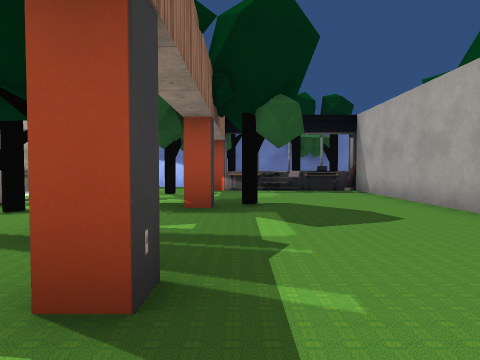
View 1 (above)

16 first-person views from a walk through a scene from a Unity 3-D project. The camera is 1.3 m above the floor, tilts 2° down and sees 75° across. The floor is counted in squares, 2 m on a side. Each view is taken from the middle of a square. On the plan, view 1 faces up. The plan holds only what a view shows up to about 10 squares ahead; the rest is blank. The player character is not drawn. Some surface patterns are stand-ins.

View 2
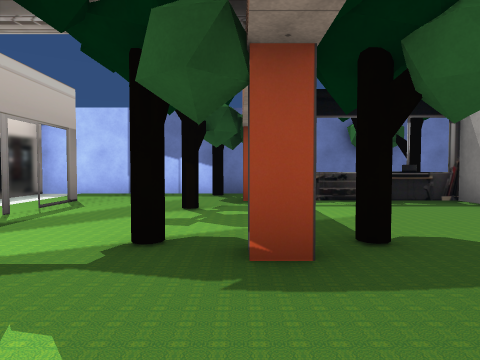

View 3
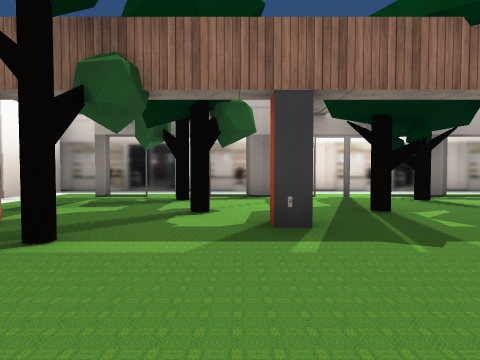

View 4
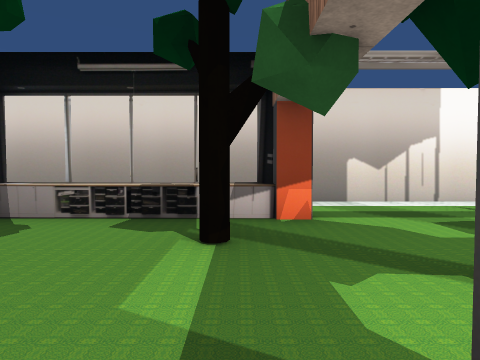

View 5
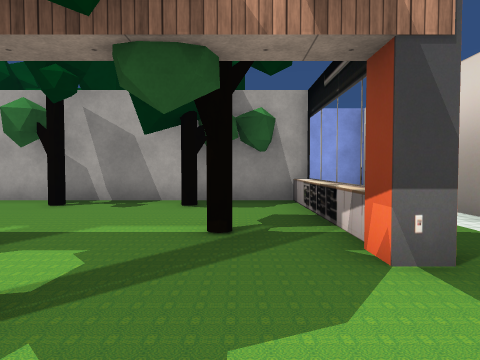

View 6
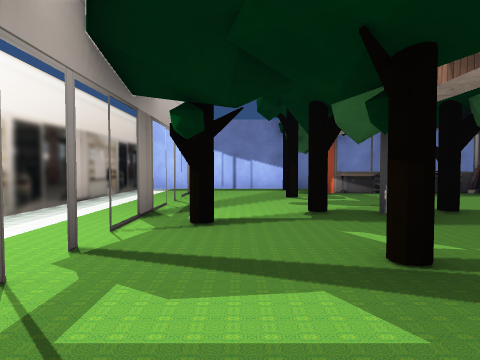

View 7
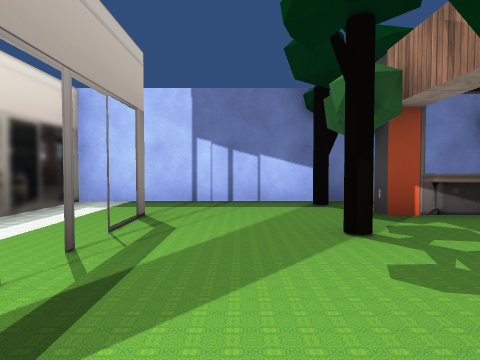

View 8
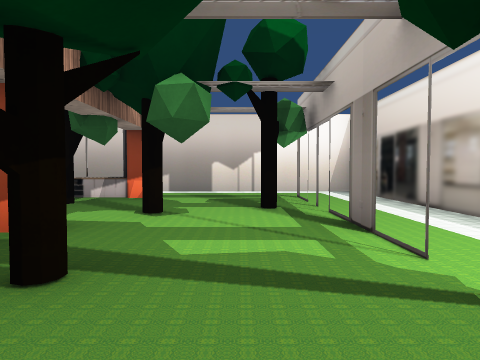

View 9
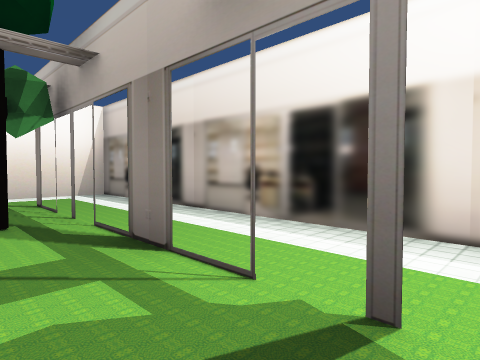

View 10
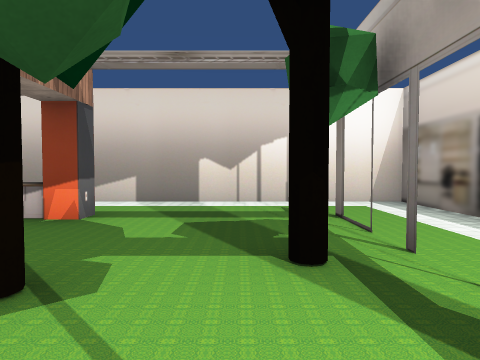

View 11
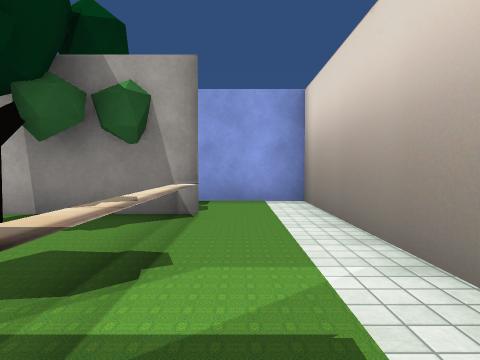

View 12
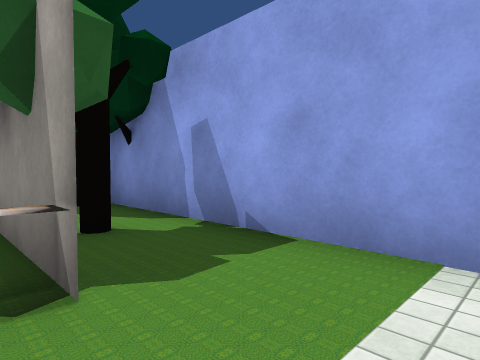

View 13
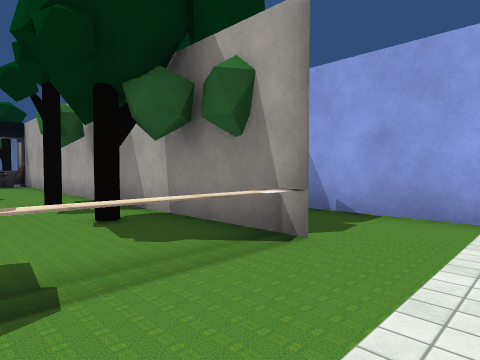

View 14
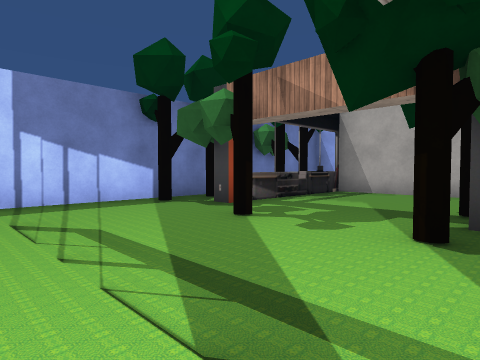

View 15
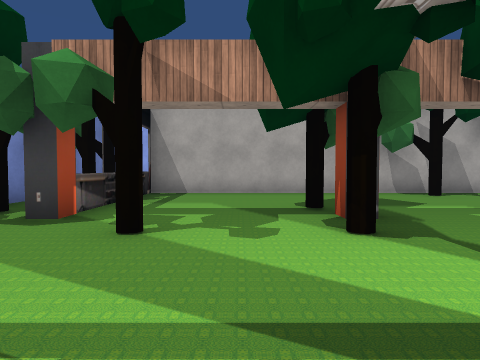

View 16
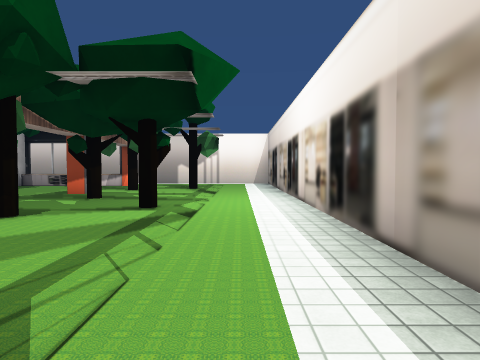

### Floor plan
Key: @ floor where view 1 was taken; # wall or solid block; . floor; = window, fence, low wall or low ledge; ^ raised ledge; T tree; C column; O other object.
Columns run from 7 left of view 1 to 6 right of it. Each row starts with its distance up from view 1.
 12 #######
 11 #....T.T#####
 10 #.....C##TT#
  9 #..=...====#
  8 #..=.T.....#O
  7 #..=.......#
  6 #..=.T.T...#TT
  5 #..T..C....#
  4 #..=.......#
  3 #..=.T.....#O
  2 #..=..C...T#T
  1 #..=.......#.T
  0 #..=TT.@..T..#
 -1 #..=...T...T.#
 -2 #..=..C^===..#
 -3 #............#
 -4 #............#
 -5 ##############

Positions as (right, up) in squares from view 1, and headings:
1: (0, 0), facing up
2: (-1, 3), facing up
3: (3, 1), facing left
4: (0, 2), facing down
5: (-3, -1), facing right
6: (-3, 1), facing up
7: (-3, 5), facing up
8: (-3, 5), facing down
9: (-3, 4), facing down-left
10: (-3, 2), facing down
11: (-1, -3), facing right
12: (3, -4), facing up-right
13: (1, -4), facing up-right
14: (-5, 5), facing up-right
15: (-5, 7), facing right
16: (-5, 10), facing down
